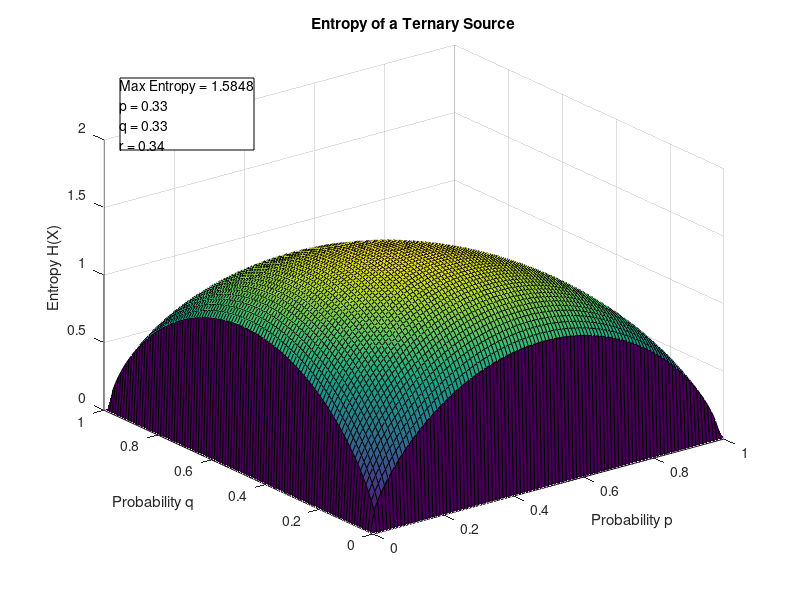

This figure's MATLAB source:
p = 0:0.01:1;   
q = 0:0.01:1;   

[P, Q] = meshgrid(p, q);
R = 1 - P - Q;

% Avoid invalid values (when p + q > 1 or any probability is negative)
valid = (P >= 0 & Q >= 0 & R >= 0);
H_ternary = zeros(size(P));

% Calculate entropy only for valid values of P, Q, and R
H_ternary(valid) = -P(valid) .* log2(P(valid)) - Q(valid) .* log2(Q(valid)) - R(valid) .* log2(R(valid));

% Handle log(0) by setting those terms to zero (log(0) is undefined but should be treated as 0)
H_ternary(isnan(H_ternary)) = 0;

% Find the maximum value of the entropy and its corresponding indices
[max_entropy, max_index] = max(H_ternary(:));

% Get the corresponding values of p and q for the maximum entropy
[max_p, max_q] = ind2sub(size(H_ternary), max_index);
p_max = P(max_p, max_q);
q_max = Q(max_p, max_q);
r_max = 1 - p_max - q_max;

% Plot the entropy surface
figure;
surf(P, Q, H_ternary);
title('Entropy of a Ternary Source');
xlabel('Probability p');
ylabel('Probability q');
zlabel('Entropy H(X)');
grid on;


str = ['Max Entropy = ', num2str(max_entropy), newline, 'p = ', num2str(p_max), ...
       newline, 'q = ', num2str(q_max), newline, 'r = ', num2str(r_max)];
annotation('textbox', [0.15, 0.75, 0.3, 0.1], 'String', str, 'FitBoxToText', 'on', 'BackgroundColor', 'w');



